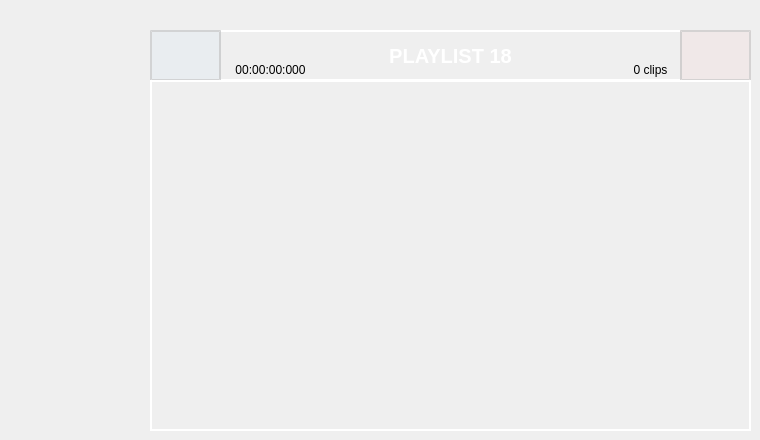
                  <widget class="QWidget" name="page_pl18">
                   <widget class="QPushButton" name="pl18_add">
                    <property name="geometry">
                     <rect>
                      <x>150</x>
                      <y>30</y>
                      <width>71</width>
                      <height>51</height>
                     </rect>
                    </property>
                    <property name="styleSheet">
                     <string notr="true">QPushButton {
    font-family: &quot;Arial&quot;;    /* Cambia la fuente */
    font-size: 20px;         /* Tamaño del texto */
    font-weight: bold;       /* Negrita */    
    color: white;				 /* Color del texto */
	padding: 10px;  
	background-color: rgba(75,175,250,10);         
	border: 2px solid rgba(200,200,200,200);   /* Borde blanco con transparencia */
}

QPushButton:hover {
	background-color: rgba(0,150,250,50);
}

QPushButton:pressed {
    background-color: rgba(0,150,250,50);
}</string>
                    </property>
                    <property name="text">
                     <string/>
                    </property>
                    <property name="icon">
                     <iconset resource="files.qrc">
                      <normaloff>:/20x20/icons/20x20/cil-plus.png</normaloff>:/20x20/icons/20x20/cil-plus.png</iconset>
                    </property>
                   </widget>
                   <widget class="QPushButton" name="pl18_delete">
                    <property name="geometry">
                     <rect>
                      <x>680</x>
                      <y>30</y>
                      <width>71</width>
                      <height>51</height>
                     </rect>
                    </property>
                    <property name="styleSheet">
                     <string notr="true">QPushButton {
    font-family: &quot;Arial&quot;;    /* Cambia la fuente */
    font-size: 16px;         /* Tamaño del texto */
    font-weight: bold;       /* Negrita */    
    color: white;				 /* Color del texto */
	padding: 10px;   
	background-color: rgba(250,50,50,10);        
	border: 2px solid rgba(200,200,200,200);  /* Borde blanco con transparencia */
}

QPushButton:hover {
	background-color: rgba(250,50,50,50);
}

QPushButton:pressed {
    background-color: rgba(0,150,250,50);
}</string>
                    </property>
                    <property name="text">
                     <string/>
                    </property>
                    <property name="icon">
                     <iconset resource="files.qrc">
                      <normaloff>:/20x20/icons/20x20/cil-x.png</normaloff>:/20x20/icons/20x20/cil-x.png</iconset>
                    </property>
                   </widget>
                   <widget class="QLabel" name="label_nclips_18">
                    <property name="geometry">
                     <rect>
                      <x>620</x>
                      <y>60</y>
                      <width>61</width>
                      <height>20</height>
                     </rect>
                    </property>
                    <property name="font">
                     <font>
                      <pointsize>9</pointsize>
                     </font>
                    </property>
                    <property name="text">
                     <string>0 clips</string>
                    </property>
                    <property name="alignment">
                     <set>Qt::AlignCenter</set>
                    </property>
                   </widget>
                   <widget class="QListWidget" name="list_pl18">
                    <property name="geometry">
                     <rect>
                      <x>150</x>
                      <y>80</y>
                      <width>601</width>
                      <height>351</height>
                     </rect>
                    </property>
                    <property name="styleSheet">
                     <string notr="true">QListWidget {
    font-weight: bold;
    background-color: transparent;       /* Negrita */    
    color: white;				 /* Color del texto */
	padding: 10px;           
	border: 2px solid rgba(255,255,255,255);  /* Borde blanco con transparencia */
}</string>
                    </property>
                   </widget>
                   <widget class="QLabel" name="label_dur_18">
                    <property name="geometry">
                     <rect>
                      <x>220</x>
                      <y>60</y>
                      <width>101</width>
                      <height>20</height>
                     </rect>
                    </property>
                    <property name="font">
                     <font>
                      <pointsize>9</pointsize>
                     </font>
                    </property>
                    <property name="text">
                     <string>00:00:00:000</string>
                    </property>
                    <property name="alignment">
                     <set>Qt::AlignCenter</set>
                    </property>
                   </widget>
                   <widget class="QLabel" name="label_pl18">
                    <property name="geometry">
                     <rect>
                      <x>150</x>
                      <y>30</y>
                      <width>601</width>
                      <height>51</height>
                     </rect>
                    </property>
                    <property name="font">
                     <font>
                      <pointsize>-1</pointsize>
                      <weight>75</weight>
                      <bold>true</bold>
                     </font>
                    </property>
                    <property name="styleSheet">
                     <string notr="true">QLabel {
	font &quot;arial&quot;
    font-weight: bold;
	font-size: 20px;
	background-color: transparent;       /* Negrita */    
    color: white;				 /* Color del texto */
	padding: 10px;           
	border: 2px solid rgba(255,255,255,255);  /* Borde blanco con transparencia */
}</string>
                    </property>
                    <property name="text">
                     <string>PLAYLIST 18</string>
                    </property>
                    <property name="alignment">
                     <set>Qt::AlignCenter</set>
                    </property>
                   </widget>
                   <zorder>label_pl18</zorder>
                   <zorder>pl18_add</zorder>
                   <zorder>pl18_delete</zorder>
                   <zorder>label_nclips_18</zorder>
                   <zorder>list_pl18</zorder>
                   <zorder>label_dur_18</zorder>
                  </widget>
